Frame 1 (no input): blank canvas, image omitted
Frame 60 (the mouse pressed at the canvas centre just before this capture): blank canvas, image omitted
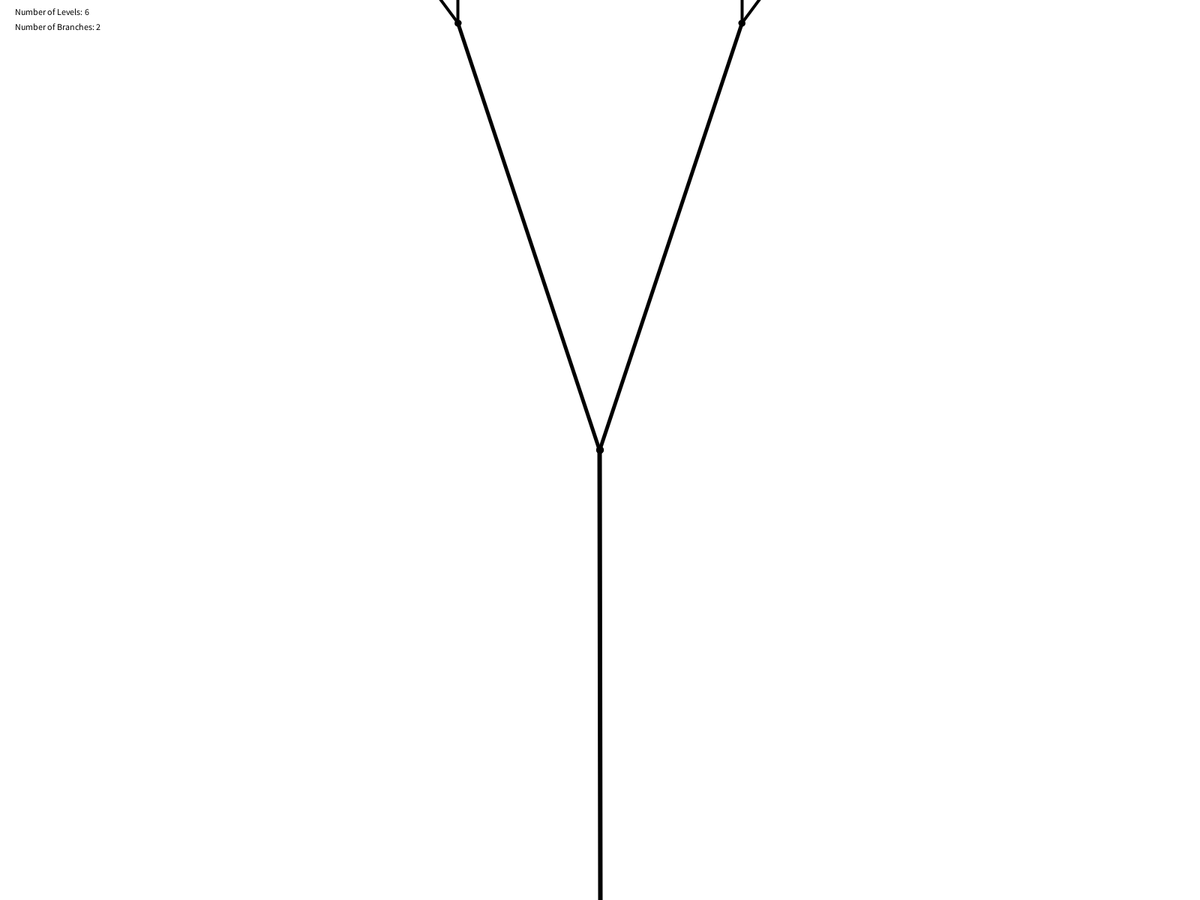
Frame 120 (the mouse held since frame 60 and released just before this capture)

The Processing sketch whose frames 1 and 60 were blank and that drew this single picture after the mouse press (run headless with seeded random() and noise(); from frame 60 on, the mouse is pressed at the canvas centre):

// Processing sketch: combiningTransforms_sequencingTranslateRotate05
// ── combiningTransforms_sequencingTranslateRotate05.pde
int numOfLevels = 6;
int numOfBranches = 2;

void setup() {
  fullScreen();
}

float angle1 = 20, angle2 = 90;
float length1 = 100, length2 = 40;


void draw() {
  background(255);

  
  translate(width/2, height); //move origin to center
  
  rotate(radians(-90));
  drawLine(angle1, mouseY, false, numOfLevels, numOfBranches, numOfBranches+4);
  wiggle();
  
  
  
  resetMatrix();
  fill(0);
  text("Number of Levels: " + numOfLevels, 20, 20);
  if (numOfBranches == 9) {
    text("Number of Branches: " + "MAX", 20, 40);
  } else {
    text("Number of Branches: " + numOfBranches, 20, 40);
  }
  
}


void drawLine(float angle, float len, boolean showOrigin, int limit, int branches, int thickness) {
   if (limit < 1) return;
   //return means exit the function
   
   
    strokeWeight(thickness);
    stroke(0);
    line(0, 0, len, 0); //another line, length2
    //tailThickness--;
    
    if (showOrigin) {
      stroke(0);
      noFill();
      ellipse(0, 0, 5, 5);
    }
    
  if (mousePressed == true) {
    showOrigin = true;
  } else {
    showOrigin = false;
  }
  
  if (keyPressed) {
    if (key == ' ') {
      background(0);
      stroke(255);
    }
  }

    translate(len, 0);
    //recursion
    
    for (int i = 0; i < branches; i++) {
      
      float a = map(i, 0, branches-1, -angle, angle);
      rotate(radians(a));
      drawLine(angle, len, showOrigin, limit-1, branches, thickness-1);
      rotate(-radians(a));
    }

    
    //rotate(-abs(radians(angle)));
    //drawLine(-angle, len, showOrigin, limit-1, branches);
    //rotate(abs(radians(angle)));
    
    translate(-len, 0);


}

void wiggle() {
  angle1 += random(-.15, .15);
}

void keyPressed() {
  if (key == '2') {
    numOfBranches = 2;
  } else if (key == '3') {
    numOfBranches = 3;
  } else if (key == '4') {
    numOfBranches = 4;
  } else if (key == '5') {
    numOfBranches = 5;
  } else if (key == '6') {
    numOfBranches = 6;
  } else if (key == '7') {
    numOfBranches = 7;
  } else if (key == '8') {
    numOfBranches = 8;
  } else if (key == '9') {
    numOfBranches = 9;
  } else if (key == '0') {
    numOfBranches = 0;
  }
}
